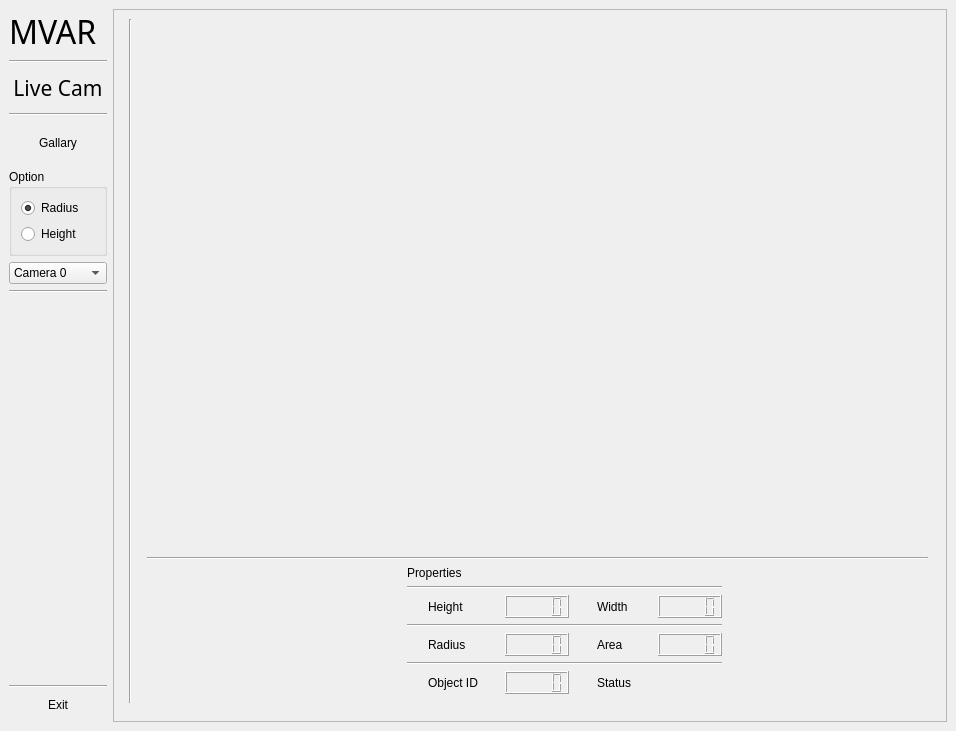
<?xml version="1.0" encoding="UTF-8"?>
<ui version="4.0">
 <class>MainWindow</class>
 <widget class="QMainWindow" name="MainWindow">
  <property name="geometry">
   <rect>
    <x>0</x>
    <y>0</y>
    <width>956</width>
    <height>731</height>
   </rect>
  </property>
  <property name="windowTitle">
   <string>MainWindow</string>
  </property>
  <widget class="QWidget" name="centralwidget">
   <layout class="QGridLayout" name="gridLayout_2">
    <item row="0" column="1" rowspan="2">
     <widget class="QFrame" name="frame_3">
      <property name="frameShape">
       <enum>QFrame::StyledPanel</enum>
      </property>
      <property name="frameShadow">
       <enum>QFrame::Raised</enum>
      </property>
      <layout class="QGridLayout" name="gridLayout">
       <item row="1" column="0">
        <widget class="Line" name="line_7">
         <property name="orientation">
          <enum>Qt::Horizontal</enum>
         </property>
        </widget>
       </item>
       <item row="0" column="1">
        <widget class="Line" name="line_4">
         <property name="orientation">
          <enum>Qt::Vertical</enum>
         </property>
        </widget>
       </item>
       <item row="0" column="2">
        <widget class="QStackedWidget" name="stackedWidget">
         <property name="autoFillBackground">
          <bool>true</bool>
         </property>
         <property name="currentIndex">
          <number>0</number>
         </property>
         <widget class="QWidget" name="page">
          <layout class="QGridLayout" name="gridLayout_4">
           <item row="0" column="0">
            <layout class="QGridLayout" name="gridLayout_5">
             <item row="3" column="1" colspan="5">
              <widget class="Line" name="line_8">
               <property name="orientation">
                <enum>Qt::Horizontal</enum>
               </property>
              </widget>
             </item>
             <item row="2" column="3">
              <spacer name="verticalSpacer_2">
               <property name="orientation">
                <enum>Qt::Vertical</enum>
               </property>
               <property name="sizeHint" stdset="0">
                <size>
                 <width>20</width>
                 <height>265</height>
                </size>
               </property>
              </spacer>
             </item>
             <item row="5" column="5">
              <spacer name="horizontalSpacer_4">
               <property name="orientation">
                <enum>Qt::Horizontal</enum>
               </property>
               <property name="sizeHint" stdset="0">
                <size>
                 <width>4</width>
                 <height>20</height>
                </size>
               </property>
              </spacer>
             </item>
             <item row="5" column="1">
              <spacer name="horizontalSpacer_3">
               <property name="orientation">
                <enum>Qt::Horizontal</enum>
               </property>
               <property name="sizeHint" stdset="0">
                <size>
                 <width>299</width>
                 <height>20</height>
                </size>
               </property>
              </spacer>
             </item>
             <item row="4" column="3">
              <widget class="QLabel" name="label_9">
               <property name="text">
                <string>Properties</string>
               </property>
              </widget>
             </item>
             <item row="1" column="4" colspan="2">
              <spacer name="horizontalSpacer">
               <property name="orientation">
                <enum>Qt::Horizontal</enum>
               </property>
               <property name="sizeHint" stdset="0">
                <size>
                 <width>299</width>
                 <height>20</height>
                </size>
               </property>
              </spacer>
             </item>
             <item row="5" column="3">
              <layout class="QGridLayout" name="gridLayout_6">
               <item row="3" column="1">
                <widget class="QLabel" name="label_5">
                 <property name="text">
                  <string>Radius</string>
                 </property>
                </widget>
               </item>
               <item row="3" column="0">
                <spacer name="horizontalSpacer_12">
                 <property name="orientation">
                  <enum>Qt::Horizontal</enum>
                 </property>
                 <property name="sizeHint" stdset="0">
                  <size>
                   <width>40</width>
                   <height>20</height>
                  </size>
                 </property>
                </spacer>
               </item>
               <item row="1" column="7">
                <widget class="QLCDNumber" name="pr2"/>
               </item>
               <item row="5" column="2">
                <spacer name="horizontalSpacer_7">
                 <property name="orientation">
                  <enum>Qt::Horizontal</enum>
                 </property>
                 <property name="sizeHint" stdset="0">
                  <size>
                   <width>40</width>
                   <height>20</height>
                  </size>
                 </property>
                </spacer>
               </item>
               <item row="3" column="6">
                <spacer name="horizontalSpacer_9">
                 <property name="orientation">
                  <enum>Qt::Horizontal</enum>
                 </property>
                 <property name="sizeHint" stdset="0">
                  <size>
                   <width>40</width>
                   <height>20</height>
                  </size>
                 </property>
                </spacer>
               </item>
               <item row="3" column="2">
                <spacer name="horizontalSpacer_6">
                 <property name="orientation">
                  <enum>Qt::Horizontal</enum>
                 </property>
                 <property name="sizeHint" stdset="0">
                  <size>
                   <width>40</width>
                   <height>20</height>
                  </size>
                 </property>
                </spacer>
               </item>
               <item row="5" column="1">
                <widget class="QLabel" name="label_7">
                 <property name="text">
                  <string>Object ID</string>
                 </property>
                </widget>
               </item>
               <item row="1" column="0">
                <spacer name="horizontalSpacer_11">
                 <property name="orientation">
                  <enum>Qt::Horizontal</enum>
                 </property>
                 <property name="sizeHint" stdset="0">
                  <size>
                   <width>40</width>
                   <height>20</height>
                  </size>
                 </property>
                </spacer>
               </item>
               <item row="1" column="5">
                <widget class="QLabel" name="label_4">
                 <property name="text">
                  <string>Width</string>
                 </property>
                </widget>
               </item>
               <item row="5" column="3">
                <widget class="QLCDNumber" name="pr5"/>
               </item>
               <item row="3" column="7">
                <widget class="QLCDNumber" name="pr4"/>
               </item>
               <item row="4" column="0" colspan="8">
                <widget class="Line" name="line_11">
                 <property name="orientation">
                  <enum>Qt::Horizontal</enum>
                 </property>
                </widget>
               </item>
               <item row="5" column="6">
                <spacer name="horizontalSpacer_10">
                 <property name="orientation">
                  <enum>Qt::Horizontal</enum>
                 </property>
                 <property name="sizeHint" stdset="0">
                  <size>
                   <width>40</width>
                   <height>20</height>
                  </size>
                 </property>
                </spacer>
               </item>
               <item row="1" column="6">
                <spacer name="horizontalSpacer_8">
                 <property name="orientation">
                  <enum>Qt::Horizontal</enum>
                 </property>
                 <property name="sizeHint" stdset="0">
                  <size>
                   <width>40</width>
                   <height>20</height>
                  </size>
                 </property>
                </spacer>
               </item>
               <item row="5" column="5">
                <widget class="QLabel" name="label_8">
                 <property name="text">
                  <string>Status</string>
                 </property>
                </widget>
               </item>
               <item row="3" column="3">
                <widget class="QLCDNumber" name="pr3"/>
               </item>
               <item row="5" column="7">
                <widget class="QLabel" name="pr6">
                 <property name="text">
                  <string/>
                 </property>
                </widget>
               </item>
               <item row="3" column="5">
                <widget class="QLabel" name="label_6">
                 <property name="text">
                  <string>Area</string>
                 </property>
                </widget>
               </item>
               <item row="5" column="4">
                <spacer name="horizontalSpacer_16">
                 <property name="orientation">
                  <enum>Qt::Horizontal</enum>
                 </property>
                 <property name="sizeHint" stdset="0">
                  <size>
                   <width>40</width>
                   <height>20</height>
                  </size>
                 </property>
                </spacer>
               </item>
               <item row="3" column="4">
                <spacer name="horizontalSpacer_15">
                 <property name="orientation">
                  <enum>Qt::Horizontal</enum>
                 </property>
                 <property name="sizeHint" stdset="0">
                  <size>
                   <width>40</width>
                   <height>20</height>
                  </size>
                 </property>
                </spacer>
               </item>
               <item row="1" column="2">
                <spacer name="horizontalSpacer_5">
                 <property name="orientation">
                  <enum>Qt::Horizontal</enum>
                 </property>
                 <property name="sizeHint" stdset="0">
                  <size>
                   <width>40</width>
                   <height>20</height>
                  </size>
                 </property>
                </spacer>
               </item>
               <item row="1" column="1">
                <widget class="QLabel" name="label_2">
                 <property name="text">
                  <string>Height</string>
                 </property>
                </widget>
               </item>
               <item row="2" column="0" colspan="8">
                <widget class="Line" name="line_10">
                 <property name="orientation">
                  <enum>Qt::Horizontal</enum>
                 </property>
                </widget>
               </item>
               <item row="1" column="4">
                <spacer name="horizontalSpacer_14">
                 <property name="orientation">
                  <enum>Qt::Horizontal</enum>
                 </property>
                 <property name="sizeHint" stdset="0">
                  <size>
                   <width>40</width>
                   <height>20</height>
                  </size>
                 </property>
                </spacer>
               </item>
               <item row="5" column="0">
                <spacer name="horizontalSpacer_13">
                 <property name="orientation">
                  <enum>Qt::Horizontal</enum>
                 </property>
                 <property name="sizeHint" stdset="0">
                  <size>
                   <width>40</width>
                   <height>20</height>
                  </size>
                 </property>
                </spacer>
               </item>
               <item row="1" column="3">
                <widget class="QLCDNumber" name="pr1"/>
               </item>
               <item row="0" column="0" colspan="8">
                <widget class="Line" name="line_12">
                 <property name="orientation">
                  <enum>Qt::Horizontal</enum>
                 </property>
                </widget>
               </item>
              </layout>
             </item>
             <item row="1" column="1" colspan="2">
              <spacer name="horizontalSpacer_2">
               <property name="orientation">
                <enum>Qt::Horizontal</enum>
               </property>
               <property name="sizeHint" stdset="0">
                <size>
                 <width>353</width>
                 <height>20</height>
                </size>
               </property>
              </spacer>
             </item>
             <item row="1" column="3">
              <widget class="QLabel" name="label">
               <property name="text">
                <string/>
               </property>
              </widget>
             </item>
            </layout>
           </item>
          </layout>
         </widget>
         <widget class="QWidget" name="page_2">
          <widget class="QLabel" name="label_14">
           <property name="geometry">
            <rect>
             <x>393</x>
             <y>898</y>
             <width>440</width>
             <height>17</height>
            </rect>
           </property>
           <property name="text">
            <string>Properties</string>
           </property>
          </widget>
         </widget>
        </widget>
       </item>
      </layout>
     </widget>
    </item>
    <item row="0" column="0">
     <layout class="QGridLayout" name="gridLayout_3">
      <property name="sizeConstraint">
       <enum>QLayout::SetDefaultConstraint</enum>
      </property>
      <item row="3" column="0">
       <widget class="Line" name="line_5">
        <property name="orientation">
         <enum>Qt::Horizontal</enum>
        </property>
       </widget>
      </item>
      <item row="0" column="0">
       <layout class="QHBoxLayout" name="horizontalLayout_2">
        <item>
         <widget class="QLabel" name="label_3">
          <property name="font">
           <font>
            <family>Padauk</family>
            <pointsize>24</pointsize>
           </font>
          </property>
          <property name="text">
           <string>MVAR</string>
          </property>
         </widget>
        </item>
       </layout>
      </item>
      <item row="1" column="0">
       <widget class="Line" name="line">
        <property name="orientation">
         <enum>Qt::Horizontal</enum>
        </property>
       </widget>
      </item>
      <item row="2" column="0">
       <widget class="QPushButton" name="detailbtn">
        <property name="font">
         <font>
          <family>Padauk</family>
          <pointsize>16</pointsize>
         </font>
        </property>
        <property name="text">
         <string>Live Cam</string>
        </property>
        <property name="default">
         <bool>true</bool>
        </property>
        <property name="flat">
         <bool>true</bool>
        </property>
       </widget>
      </item>
      <item row="10" column="0">
       <spacer name="verticalSpacer">
        <property name="orientation">
         <enum>Qt::Vertical</enum>
        </property>
        <property name="sizeHint" stdset="0">
         <size>
          <width>20</width>
          <height>40</height>
         </size>
        </property>
       </spacer>
      </item>
      <item row="11" column="0">
       <widget class="Line" name="line_6">
        <property name="orientation">
         <enum>Qt::Horizontal</enum>
        </property>
       </widget>
      </item>
      <item row="12" column="0">
       <widget class="QPushButton" name="exit">
        <property name="minimumSize">
         <size>
          <width>0</width>
          <height>0</height>
         </size>
        </property>
        <property name="maximumSize">
         <size>
          <width>16777215</width>
          <height>16777215</height>
         </size>
        </property>
        <property name="text">
         <string>Exit</string>
        </property>
        <property name="shortcut">
         <string>Esc</string>
        </property>
        <property name="default">
         <bool>true</bool>
        </property>
        <property name="flat">
         <bool>true</bool>
        </property>
       </widget>
      </item>
      <item row="8" column="0">
       <widget class="QComboBox" name="comboBox">
        <item>
         <property name="text">
          <string>Camera 0</string>
         </property>
        </item>
        <item>
         <property name="text">
          <string>Camera 1</string>
         </property>
        </item>
        <item>
         <property name="text">
          <string>Camera 2</string>
         </property>
        </item>
        <item>
         <property name="text">
          <string>Camera 3</string>
         </property>
        </item>
        <item>
         <property name="text">
          <string>Camera 4</string>
         </property>
        </item>
       </widget>
      </item>
      <item row="9" column="0">
       <widget class="Line" name="line_2">
        <property name="orientation">
         <enum>Qt::Horizontal</enum>
        </property>
       </widget>
      </item>
      <item row="6" column="0">
       <widget class="QPushButton" name="choicefromimg">
        <property name="minimumSize">
         <size>
          <width>0</width>
          <height>41</height>
         </size>
        </property>
        <property name="text">
         <string>Gallary</string>
        </property>
        <property name="default">
         <bool>true</bool>
        </property>
        <property name="flat">
         <bool>true</bool>
        </property>
       </widget>
      </item>
      <item row="7" column="0">
       <widget class="QGroupBox" name="groupBox">
        <property name="title">
         <string>Option</string>
        </property>
        <layout class="QGridLayout" name="gridLayout_7">
         <item row="0" column="0">
          <widget class="QRadioButton" name="radiusButton">
           <property name="text">
            <string>Radius</string>
           </property>
           <property name="checked">
            <bool>true</bool>
           </property>
          </widget>
         </item>
         <item row="1" column="0">
          <widget class="QRadioButton" name="heightButton">
           <property name="text">
            <string>Height </string>
           </property>
          </widget>
         </item>
        </layout>
       </widget>
      </item>
     </layout>
    </item>
   </layout>
  </widget>
 </widget>
 <resources/>
 <connections/>
</ui>
